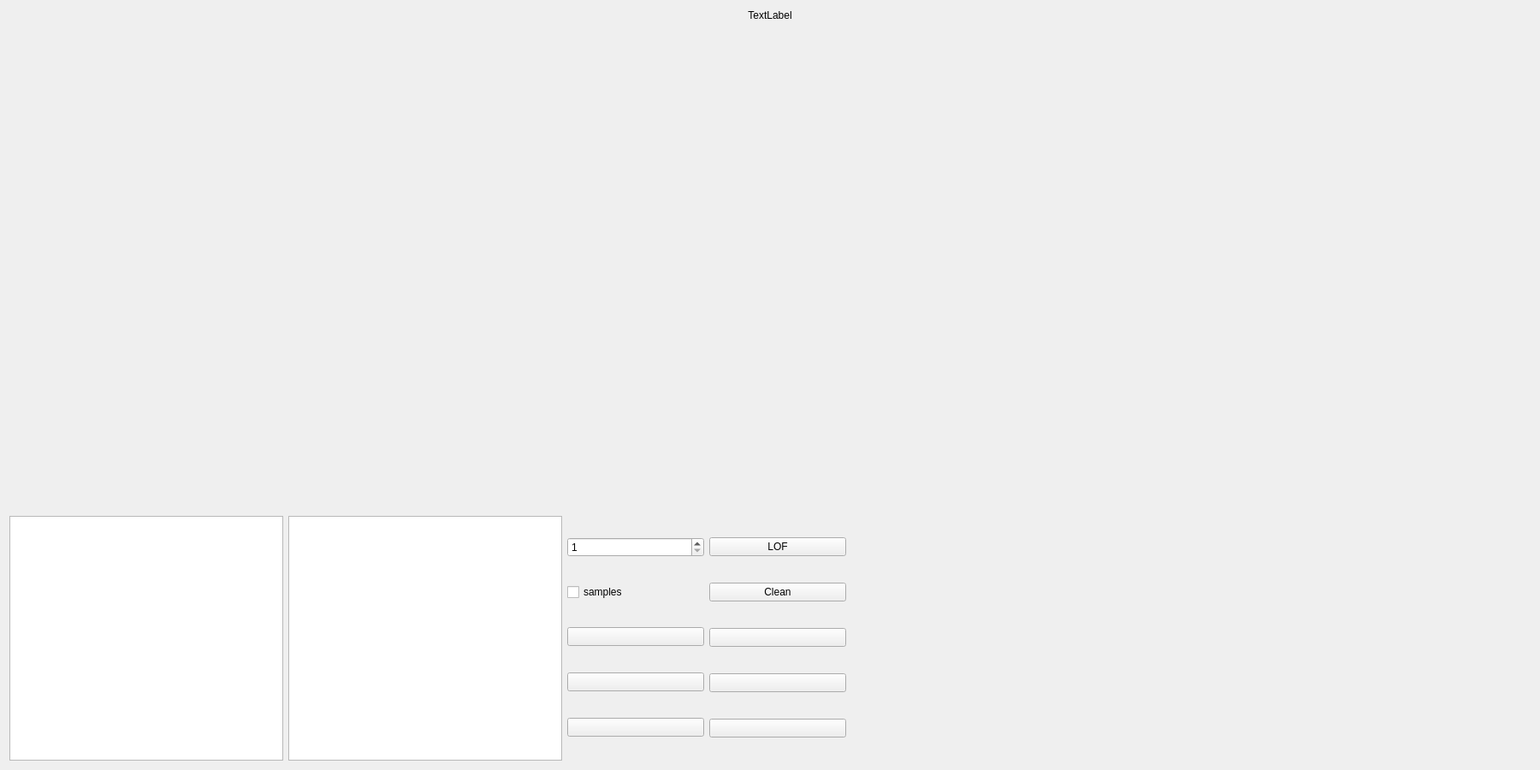
<?xml version="1.0" encoding="UTF-8"?>
<ui version="4.0">
 <class>LOF_form</class>
 <widget class="QWidget" name="LOF_form">
  <property name="geometry">
   <rect>
    <x>0</x>
    <y>0</y>
    <width>1800</width>
    <height>900</height>
   </rect>
  </property>
  <property name="windowTitle">
   <string>Поиск выбросов</string>
  </property>
  <layout class="QGridLayout" name="gridLayout_5" rowstretch="0,2,1">
   <item row="0" column="0">
    <widget class="QLabel" name="label_title_window">
     <property name="autoFillBackground">
      <bool>false</bool>
     </property>
     <property name="text">
      <string>TextLabel</string>
     </property>
     <property name="alignment">
      <set>Qt::AlignCenter</set>
     </property>
    </widget>
   </item>
   <item row="1" column="0">
    <layout class="QGridLayout" name="gridLayout">
     <item row="0" column="1">
      <layout class="QHBoxLayout" name="horizontalLayout_pca"/>
     </item>
     <item row="0" column="2">
      <layout class="QHBoxLayout" name="horizontalLayout_bar"/>
     </item>
     <item row="0" column="0">
      <layout class="QHBoxLayout" name="horizontalLayout_tsne"/>
     </item>
    </layout>
   </item>
   <item row="2" column="0">
    <layout class="QGridLayout" name="gridLayout_4" columnstretch="2,2,1,1,5">
     <item row="0" column="0">
      <widget class="QListWidget" name="listWidget_samples"/>
     </item>
     <item row="0" column="1">
      <widget class="QListWidget" name="listWidget_features"/>
     </item>
     <item row="0" column="2">
      <layout class="QGridLayout" name="gridLayout_3">
       <item row="2" column="0">
        <widget class="QPushButton" name="pushButton">
         <property name="text">
          <string/>
         </property>
        </widget>
       </item>
       <item row="5" column="0">
        <widget class="QPushButton" name="pushButton_6">
         <property name="text">
          <string/>
         </property>
        </widget>
       </item>
       <item row="0" column="0">
        <widget class="QSpinBox" name="spinBox_lof_n">
         <property name="minimum">
          <number>1</number>
         </property>
         <property name="maximum">
          <number>999</number>
         </property>
        </widget>
       </item>
       <item row="1" column="0">
        <widget class="QCheckBox" name="checkBox_samples">
         <property name="text">
          <string>samples</string>
         </property>
        </widget>
       </item>
       <item row="4" column="0">
        <widget class="QPushButton" name="pushButton_8">
         <property name="text">
          <string/>
         </property>
        </widget>
       </item>
      </layout>
     </item>
     <item row="0" column="3">
      <layout class="QGridLayout" name="gridLayout_2">
       <item row="0" column="0">
        <widget class="QPushButton" name="pushButton_lof">
         <property name="toolTip">
          <string>Пересчитать LOF</string>
         </property>
         <property name="text">
          <string>LOF</string>
         </property>
        </widget>
       </item>
       <item row="1" column="0">
        <widget class="QPushButton" name="pushButton_clean_lof">
         <property name="toolTip">
          <string>Убрать выбросы</string>
         </property>
         <property name="text">
          <string>Clean</string>
         </property>
        </widget>
       </item>
       <item row="2" column="0">
        <widget class="QPushButton" name="pushButton_9">
         <property name="text">
          <string/>
         </property>
        </widget>
       </item>
       <item row="3" column="0">
        <widget class="QPushButton" name="pushButton_7">
         <property name="text">
          <string/>
         </property>
        </widget>
       </item>
       <item row="4" column="0">
        <widget class="QPushButton" name="pushButton_5">
         <property name="text">
          <string/>
         </property>
        </widget>
       </item>
      </layout>
     </item>
     <item row="0" column="4">
      <spacer name="horizontalSpacer">
       <property name="orientation">
        <enum>Qt::Horizontal</enum>
       </property>
       <property name="sizeHint" stdset="0">
        <size>
         <width>40</width>
         <height>20</height>
        </size>
       </property>
      </spacer>
     </item>
    </layout>
   </item>
  </layout>
 </widget>
 <resources/>
 <connections/>
</ui>
